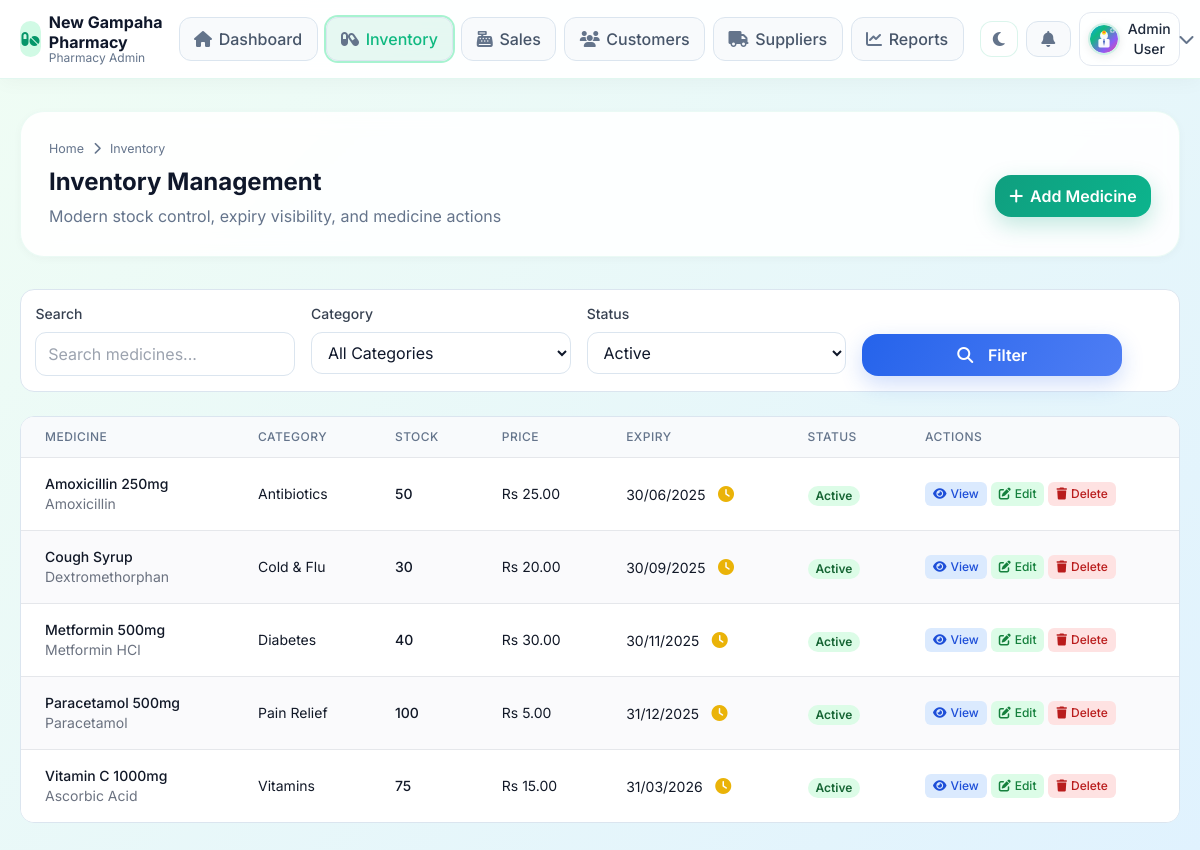
Screenshot of /admin/modules/inventory/index.php (signed in) with the database file from the repository.
### tables this page shows
CREATE TABLE users (
    id INT PRIMARY KEY AUTO_INCREMENT,
    name VARCHAR(100) NOT NULL,
    email VARCHAR(100) UNIQUE NOT NULL,
    password VARCHAR(255) NOT NULL,
    role ENUM('admin', 'pharmacist', 'customer') NOT NULL DEFAULT 'customer',
    phone VARCHAR(20),
    address TEXT,
    profile_image VARCHAR(255),
    status ENUM('active', 'inactive') DEFAULT 'active',
    created_at TIMESTAMP DEFAULT CURRENT_TIMESTAMP,
    updated_at TIMESTAMP DEFAULT CURRENT_TIMESTAMP ON UPDATE CURRENT_TIMESTAMP
);

CREATE TABLE medicines (
    id INT PRIMARY KEY AUTO_INCREMENT,
    name VARCHAR(200) NOT NULL,
    generic_name VARCHAR(200),
    category_id INT,
    supplier_id INT,
    batch_number VARCHAR(50),
    barcode VARCHAR(100),
    description TEXT,
    dosage VARCHAR(100),
    unit VARCHAR(50) DEFAULT 'piece',
    purchase_price DECIMAL(10,2) NOT NULL,
    selling_price DECIMAL(10,2) NOT NULL,
    stock_quantity INT DEFAULT 0,
    min_stock_level INT DEFAULT 10,
    max_stock_level INT DEFAULT 1000,
    expiry_date DATE,
    manufacture_date DATE,
    prescription_required BOOLEAN DEFAULT FALSE,
    image VARCHAR(255),
    status ENUM('active', 'inactive', 'discontinued') DEFAULT 'active',
    created_at TIMESTAMP DEFAULT CURRENT_TIMESTAMP,
    updated_at TIMESTAMP DEFAULT CURRENT_TIMESTAMP ON UPDATE CURRENT_TIMESTAMP,
    FOREIGN KEY (category_id) REFERENCES categories(id),
    FOREIGN KEY (supplier_id) REFERENCES suppliers(id),
    INDEX idx_name (name),
    INDEX idx_barcode (barcode),
    INDEX idx_expiry (expiry_date)
);

CREATE TABLE categories (
    id INT PRIMARY KEY AUTO_INCREMENT,
    name VARCHAR(100) NOT NULL,
    description TEXT,
    status ENUM('active', 'inactive') DEFAULT 'active',
    created_at TIMESTAMP DEFAULT CURRENT_TIMESTAMP
);

### admin/includes/auth.php (called while the page is built, shortened)
<?php
function isLoggedIn() {
    return isset($_SESSION['user_id']) && !empty($_SESSION['user_id']);
}
function getCurrentUser() {
    global $pdo;
    try {
        $stmt = $pdo->prepare("SELECT * FROM users WHERE id = ? AND status = 'active'");
        $stmt->execute([$_SESSION['user_id']]);
        return $stmt->fetch(PDO::FETCH_ASSOC);
    } catch (Exception $e) {
        error_log("Error getting current user: " . $e->getMessage());
        return null;
    }
}

### admin/includes/theme_helper.php (called while the page is built, shortened)
<?php
function getUserTheme($userId = null) {
    global $pdo;
    if (!$userId && isLoggedIn()) {
        $user = getCurrentUser();
        $userId = $user['id'] ?? null;
    }
    try {
        $stmt = $pdo->prepare("SELECT theme FROM user_preferences WHERE user_id = ?");
        $stmt->execute([$userId]);
        $result = $stmt->fetch(PDO::FETCH_ASSOC);
    } catch (Exception $e) {
    }
    return 'light';
}
function getThemeClass($userId = null) {
    $theme = getUserTheme($userId);
    return $theme === 'dark' ? 'dark' : 'light';
}
    ?>

### admin/includes/url_helper.php (called while the page is built, shortened)
<?php
function getBaseUrl() {
    $protocol = isset($_SERVER['HTTPS']) && $_SERVER['HTTPS'] === 'on' ? 'https' : 'http';
    $host = $_SERVER['HTTP_HOST'];
    $scriptName = $_SERVER['SCRIPT_NAME'];
    $pathParts = explode('/', $scriptName);
    $basePath = '';
    foreach ($pathParts as $part) {
        if ($part === 'pharmacy-management-system') {
            $basePath = '/pharmacy-management-system/admin';
            break;
        }
    }
    return $protocol . '://' . $host . $basePath;
}
function url($path = '') {
    $baseUrl = getBaseUrl();
    $path = ltrim($path, '/');
    return $baseUrl . '/' . $path;
}
function moduleUrl($module, $file = 'index.php') {
    return url('modules/' . $module . '/' . $file);
}
?>

### admin/modules/inventory/index.php (the view, shortened to what this page needs)
<?php
require_once dirname(__DIR__, 2) . '/bootstrap.php';
$search = $_GET['search'] ?? '';
$status = $_GET['status'] ?? 'active';
$page = max(1, intval($_GET['page'] ?? 1));
$limit = 20;
$offset = ($page - 1) * $limit;
$whereConditions = ["m.status = :status"];
$params = ['status' => $status];
$whereClause = implode(' AND ', $whereConditions);
$stmt = $pdo->prepare("
    SELECT m.*, c.name as category_name, s.name as supplier_name,
           CASE
               WHEN m.stock_quantity <= m.min_stock_level THEN 'low'
               WHEN m.expiry_date <= DATE_ADD(CURDATE(), INTERVAL 30 DAY) THEN 'expiring'
               ELSE 'normal'
           END as alert_status
    FROM medicines m
    LEFT JOIN categories c ON m.category_id = c.id
    LEFT JOIN suppliers s ON m.supplier_id = s.id
    WHERE $whereClause
    ORDER BY m.name ASC
    LIMIT :limit OFFSET :offset
");
foreach ($params as $key => $value) {
    $stmt->bindValue(":$key", $value);
}
$stmt->bindValue(':limit', $limit, PDO::PARAM_INT);
$stmt->bindValue(':offset', $offset, PDO::PARAM_INT);
$stmt->execute();
$medicines = $stmt->fetchAll(PDO::FETCH_ASSOC);
?>
<!DOCTYPE html>
<html lang="en" data-theme="<?php echo getThemeClass(); ?>">
<head>
    <?php include '../../includes/head.php'; ?>
</head>
<body class="pc-shell">
    <?php include '../../includes/navbar.php'; ?>
    <div class="pc-container">
        <div class="pc-page-header pc-animate">
            <div class="pc-breadcrumb">Home <i class="fas fa-chevron-right"></i> Inventory</div>
            <div class="flex justify-between items-center gap-4">
            <div>
                <h1 class="pc-page-title">Inventory Management</h1>
                <p class="pc-page-subtitle">Modern stock control, expiry visibility, and medicine actions</p>
            </div>
            <a href="add_medicine.php" class="pc-btn pc-btn-primary">
                <i class="fas fa-plus"></i>
                <span>Add Medicine</span>
            </a>
        </div>
        </div>
        <div class="pc-toolbar mb-6 pc-animate">
            <form method="GET" class="grid grid-cols-1 md:grid-cols-4 gap-4">
                <div>
                    <label class="block text-sm font-medium text-gray-700 mb-2">Search</label>
                    <input type="text" name="search" value="<?php echo htmlspecialchars($search); ?>"
                           placeholder="Search medicines..."
                           class="pc-input">
                </div>
                <div>
                    <label class="block text-sm font-medium text-gray-700 mb-2">Category</label>
                    <select name="category" class="pc-select">
                        <option value="">All Categories</option>
                    </select>
                </div>
                <div>
                    <label class="block text-sm font-medium text-gray-700 mb-2">Status</label>
                    <select name="status" class="pc-select">
                        <option value="active" <?php echo $status === 'active' ? 'selected' : ''; ?>>Active</option>
                    </select>
                </div>
                <div class="flex items-end">
                    <button type="submit" class="w-full pc-btn pc-btn-secondary">
                        <i class="fas fa-search mr-2"></i>Filter
                    </button>
                </div>
            </form>
        </div>
        <div class="pc-table-wrap pc-animate">
            <div class="overflow-x-auto">
                <table class="pc-table min-w-full divide-y divide-gray-200">
                    <thead class="bg-gray-50">
                        <tr>
                            <th class="px-6 py-3 text-left text-xs font-medium text-gray-500 uppercase tracking-wider">Medicine</th>
                            <th class="px-6 py-3 text-left text-xs font-medium text-gray-500 uppercase tracking-wider">Category</th>
                            <th class="px-6 py-3 text-left text-xs font-medium text-gray-500 uppercase tracking-wider">Stock</th>
                            <th class="px-6 py-3 text-left text-xs font-medium text-gray-500 uppercase tracking-wider">Price</th>
                            <th class="px-6 py-3 text-left text-xs font-medium text-gray-500 uppercase tracking-wider">Expiry</th>
                            <th class="px-6 py-3 text-left text-xs font-medium text-gray-500 uppercase tracking-wider">Status</th>
                            <th class="px-6 py-3 text-left text-xs font-medium text-gray-500 uppercase tracking-wider">Actions</th>
                        </tr>
                    </thead>
                    <tbody class="bg-white divide-y divide-gray-200">
                        <?php foreach ($medicines as $medicine): ?>
                            <tr class="table-row">
                                <td class="px-6 py-4 whitespace-nowrap">
                                    <div>
                                        <div class="text-sm font-medium text-gray-900"><?php echo htmlspecialchars($medicine['name']); ?></div>
                                        <div class="text-sm text-gray-500"><?php echo htmlspecialchars($medicine['generic_name']); ?></div>
                                    </div>
                                </td>
                                <td class="px-6 py-4 whitespace-nowrap text-sm text-gray-900">
                                    <?php echo htmlspecialchars($medicine['category_name']); ?>
                                </td>
                                <td class="px-6 py-4 whitespace-nowrap">
                                    <div class="flex items-center">
                                        <span class="text-sm font-medium text-gray-900"><?php echo $medicine['stock_quantity']; ?></span>
                                    </div>
                                </td>
                                <td class="px-6 py-4 whitespace-nowrap text-sm text-gray-900">
                                    Rs <?php echo number_format($medicine['selling_price'], 2); ?>
                                </td>
                                <td class="px-6 py-4 whitespace-nowrap">
                                    <span class="text-sm text-gray-900"><?php echo date('d/m/Y', strtotime($medicine['expiry_date'])); ?></span>
                                    <?php if ($medicine['alert_status'] === 'expiring'): ?>
                                        <i class="fas fa-clock text-yellow-500 ml-2 alert-icon" title="Expiring Soon"></i>
                                    <?php endif; ?>
                                </td>
                                <td class="px-6 py-4 whitespace-nowrap">
                                    <span class="px-2 inline-flex text-xs leading-5 font-semibold rounded-full status-badge
                                        <?php echo $medicine['status'] === 'active' ? 'bg-green-100 text-green-800' : 'bg-red-100 text-red-800'; ?>">
                                        <?php echo ucfirst($medicine['status']); ?>
                                    </span>
                                </td>
                                <td class="px-6 py-4 whitespace-nowrap text-sm font-medium">
                                    <div class="flex space-x-1">
                                        <a href="view_medicine.php?id=<?php echo $medicine['id']; ?>"
                                           class="action-btn inline-flex items-center px-2 py-1 bg-blue-100 hover:bg-blue-200 text-blue-700 text-xs font-medium rounded-md"
                                           title="View Details">
                                            <i class="fas fa-eye mr-1"></i>
                                            View
                                        </a>
                                        <a href="edit_medicine.php?id=<?php echo $medicine['id']; ?>"
                                           class="action-btn inline-flex items-center px-2 py-1 bg-green-100 hover:bg-green-200 text-green-700 text-xs font-medium rounded-md"
                                           title="Edit Medicine">
                                            <i class="fas fa-edit mr-1"></i>
                                            Edit
                                        </a>
                                        <button onclick="deleteMedicine(<?php echo $medicine['id']; ?>, '<?php echo htmlspecialchars($medicine['name'], ENT_QUOTES); ?>')"
                                                class="action-btn inline-flex items-center px-2 py-1 bg-red-100 hover:bg-red-200 text-red-700 text-xs font-medium rounded-md"
                                                title="Delete Medicine">
                                            <i class="fas fa-trash mr-1"></i>
                                            Delete
                                        </button>
                                    </div>
                                </td>
                            </tr>
                        <?php endforeach; ?>
                    </tbody>
                </table>
            </div>
        </div>
    </div>
</body>
</html>

### admin/includes/navbar.php (shortened to what this page needs)
<?php
$currentPath = $_SERVER['REQUEST_URI'] ?? '';
$profileImage = ($user && !empty($user['profile_image']))
  ? url('uploads/profiles/' . $user['profile_image'])
  : url('assets/images/default-avatar.svg');
?>
<nav
  class="sticky top-0 z-50 border-b border-slate-200/70 bg-white/92 backdrop-blur dark:bg-slate-900/95 dark:border-slate-700">
  <div class="pc-container !py-3">
    <div class="flex items-center justify-between gap-4">
      <div class="flex items-center gap-3">
        <a href="<?php echo url('index.php'); ?>" class="flex items-center gap-2">
          <span class="h-9 w-9 grid place-items-center rounded-xl bg-emerald-100 text-emerald-600"><i
              class="fas fa-pills"></i></span>
          <div>
            <div class="font-bold leading-tight text-slate-800 dark:text-slate-100">New Gampaha Pharmacy
            </div>
            <div class="text-xs text-slate-500 dark:text-slate-400 -mt-0.5">Pharmacy Admin</div>
          </div>
        </a>
      </div>
      <div class="hidden md:flex items-center gap-2">
        <a href="<?php echo url('index.php'); ?>"
          class="pc-btn pc-btn-muted <?php echo strpos($currentPath, '/admin/index.php') !== false ? 'ring-2 ring-emerald-200' : ''; ?>"><i
            class="fas fa-house"></i><span>Dashboard</span></a>
        <a href="<?php echo moduleUrl('inventory'); ?>"
          class="pc-btn pc-btn-muted <?php echo strpos($currentPath, '/modules/inventory') !== false ? 'ring-2 ring-emerald-200' : ''; ?>"><i
            class="fas fa-capsules"></i><span>Inventory</span></a>
        <a href="<?php echo moduleUrl('sales', 'new_sale.php'); ?>"
          class="pc-btn pc-btn-muted <?php echo strpos($currentPath, '/modules/sales') !== false ? 'ring-2 ring-emerald-200' : ''; ?>"><i
            class="fas fa-cash-register"></i><span>Sales</span></a>
        <a href="<?php echo moduleUrl('customers'); ?>"
          class="pc-btn pc-btn-muted <?php echo strpos($currentPath, '/modules/customers') !== false ? 'ring-2 ring-emerald-200' : ''; ?>"><i
            class="fas fa-users"></i><span>Customers</span></a>
        <a href="<?php echo moduleUrl('suppliers'); ?>"
          class="pc-btn pc-btn-muted <?php echo strpos($currentPath, '/modules/suppliers') !== false ? 'ring-2 ring-emerald-200' : ''; ?>"><i
            class="fas fa-truck"></i><span>Suppliers</span></a>
        <a href="<?php echo moduleUrl('reports'); ?>"
          class="pc-btn pc-btn-muted <?php echo strpos($currentPath, '/modules/reports') !== false ? 'ring-2 ring-emerald-200' : ''; ?>"><i
            class="fas fa-chart-line"></i><span>Reports</span></a>
      </div>
      <div class="flex items-center gap-2">
        <button class="pc-btn pc-btn-muted" onclick="toggleTheme()" title="Toggle theme"><i id="themeIcon"
            class="fas fa-moon"></i></button>
        <div class="relative">
          <button class="pc-btn pc-btn-muted dark:text-slate-100" onclick="toggleNotifications()">
            <i class="fas fa-bell"></i>
          </button>
        </div>
        <div class="relative">
          <button
            class="flex items-center gap-2 rounded-xl border border-slate-200 dark:border-slate-700 px-2 py-1.5 hover:bg-emerald-50 dark:hover:bg-emerald-50/10 text-slate-700 dark:text-slate-100"
            onclick="toggleUserMenu()">
            <img src="<?php echo $profileImage; ?>" alt="Profile" class="h-8 w-8 rounded-full object-cover"
              onerror="this.src='<?php echo url('assets/images/default-avatar.svg'); ?>'">
            <span
              class="hidden lg:inline text-sm font-medium"><?php echo htmlspecialchars($user['name'] ?? 'User'); ?></span>
            <i class="fas fa-chevron-down text-xs text-slate-400"></i>
          </button>
        </div>
      </div>
    </div>
  </div>
</nav>

### rows the page displays
users: name "Admin User"
medicines: name "Amoxicillin 250mg", generic_name "Amoxicillin", category.name "Antibiotics", stock_quantity "50", selling_price "25.00", expiry_date "30/06/2025", status "Active"
medicines: name "Cough Syrup", generic_name "Dextromethorphan", category.name "Cold & Flu", stock_quantity "30", selling_price "20.00", expiry_date "30/09/2025", status "Active"
medicines: name "Metformin 500mg", generic_name "Metformin HCl", category.name "Diabetes", stock_quantity "40", selling_price "30.00", expiry_date "30/11/2025", status "Active"
medicines: name "Paracetamol 500mg", generic_name "Paracetamol", category.name "Pain Relief", stock_quantity "100", selling_price "5.00", expiry_date "31/12/2025", status "Active"
medicines: name "Vitamin C 1000mg", generic_name "Ascorbic Acid", category.name "Vitamins", stock_quantity "75", selling_price "15.00", expiry_date "31/03/2026", status "Active"
